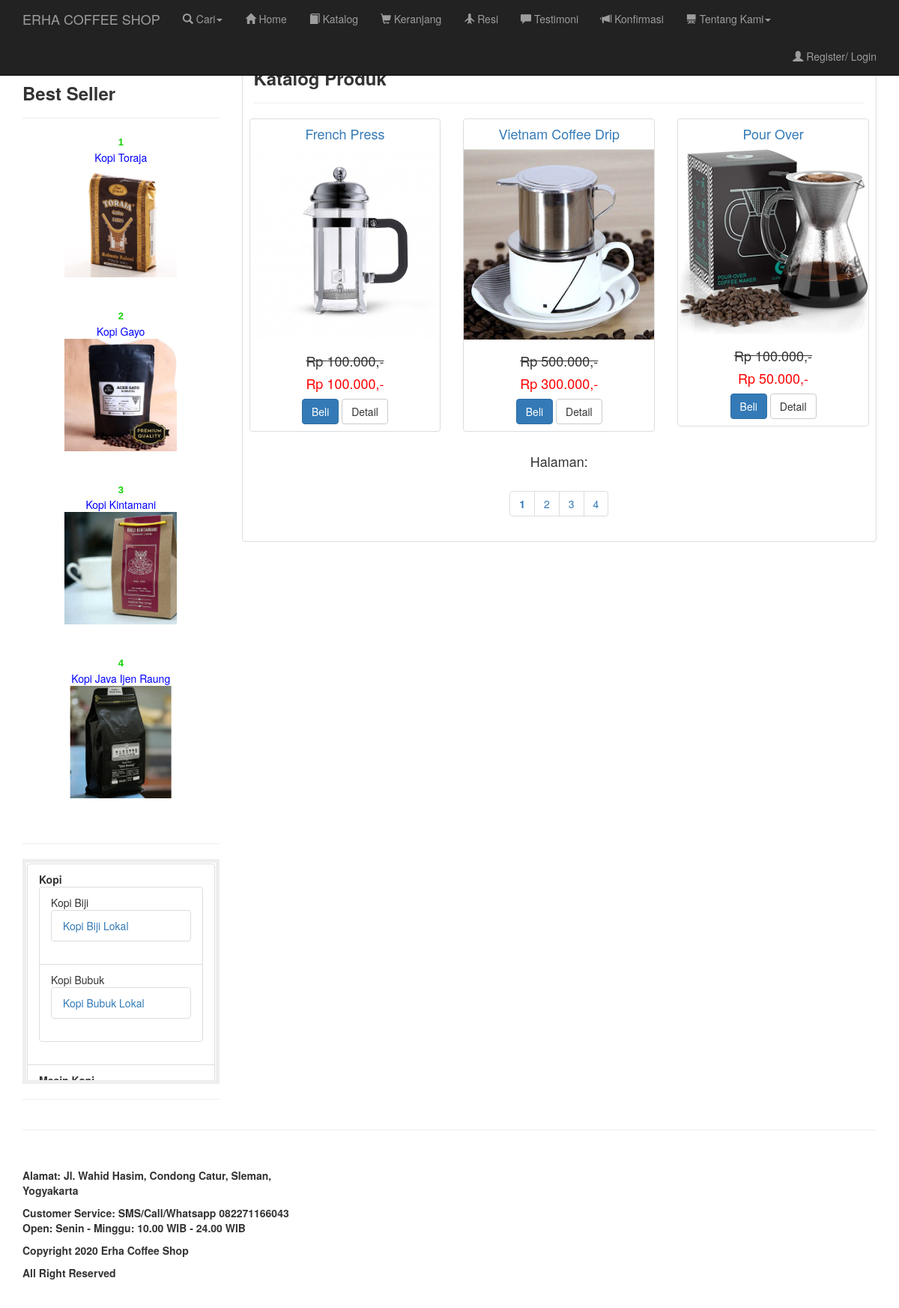
Page /katalog.php on the committed database.
### tables this page shows
CREATE TABLE `setting` (
  `id_setting` int(11) NOT NULL,
  `judul_setting` varchar(100) NOT NULL,
  `isi_setting` text NOT NULL,
  `updater` varchar(100) NOT NULL,
  `jam_update` time NOT NULL,
  `tgl_update` date NOT NULL
);

CREATE TABLE `navigasi` (
  `id_nav` int(11) NOT NULL,
  `judul` varchar(100) NOT NULL,
  `judul_seo` varchar(100) NOT NULL,
  `isi` text NOT NULL,
  `seo_deskripsi` text NOT NULL,
  `seo_keywords` text NOT NULL,
  `jam_update` time NOT NULL,
  `tgl_update` date NOT NULL,
  `updater` text NOT NULL
);

CREATE TABLE `produk` (
  `id_produk` int(11) NOT NULL,
  `nama_produk` varchar(300) NOT NULL,
  `judul_seo` varchar(300) NOT NULL,
  `seo_keywords` varchar(300) NOT NULL,
  `seo_deskripsi` varchar(300) NOT NULL,
  `deskripsi` text NOT NULL,
  `warna` varchar(100) NOT NULL,
  `berat` varchar(10) NOT NULL,
  `kat` int(11) NOT NULL,
  `subkat` int(11) NOT NULL,
  `supersubkat` int(11) NOT NULL,
  `harga` varchar(50) NOT NULL,
  `diskon` int(11) NOT NULL,
  `harga_diskon` varchar(50) NOT NULL,
  `stok` int(11) NOT NULL,
  `garansi` varchar(25) NOT NULL,
  `uploader` varchar(200) NOT NULL,
  `updater` varchar(200) NOT NULL,
  `jam_upload` time NOT NULL,
  `tgl_upload` date NOT NULL,
  `jam_update` time NOT NULL,
  `tgl_update` date NOT NULL,
  `img` text NOT NULL
);

CREATE TABLE `bseller` (
  `id_bs` int(11) NOT NULL,
  `no_urut` int(11) NOT NULL,
  `judul_bs` int(11) NOT NULL,
  `jam_upload` time NOT NULL,
  `tgl_upload` date NOT NULL,
  `jam_update` time NOT NULL,
  `tgl_update` date NOT NULL,
  `uploader` text NOT NULL,
  `updater` text NOT NULL
);

CREATE TABLE `kategori` (
  `id_kat` int(3) NOT NULL,
  `judul_kat` varchar(100) NOT NULL
);

CREATE TABLE `subkat` (
  `id_subkat` int(3) NOT NULL,
  `id_kat` int(3) NOT NULL,
  `judul_subkat` varchar(100) NOT NULL
);

CREATE TABLE `supersubkat` (
  `id_supersubkat` int(3) NOT NULL,
  `id_kat` int(3) NOT NULL,
  `id_subkat` int(3) NOT NULL,
  `judul_supersubkat` varchar(50) NOT NULL,
  `kategori_seo` varchar(50) NOT NULL
);

### fungsi/base_url.php (called while the page is built, shortened)
<?php
if (!function_exists('base_url')) {
    function base_url($atRoot=FALSE, $atCore=FALSE, $parse=FALSE){
        if (isset($_SERVER['HTTP_HOST'])) {
            $http = isset($_SERVER['HTTPS']) && strtolower($_SERVER['HTTPS']) !== 'off' ? 'https' : 'http';
            $hostname = $_SERVER['HTTP_HOST'];
            $dir =  str_replace(basename($_SERVER['SCRIPT_NAME']), '', $_SERVER['SCRIPT_NAME']);
            $core = preg_split('@/@', str_replace($_SERVER['DOCUMENT_ROOT'], '', realpath(dirname(__FILE__))), NULL, PREG_SPLIT_NO_EMPTY);
            $core = $core[0];
            $tmplt = $atRoot ? ($atCore ? "%s://%s/%s/" : "%s://%s/") : ($atCore ? "%s://%s/%s/" : "%s://%s%s");
            $end = $atRoot ? ($atCore ? $core : $hostname) : ($atCore ? $core : $dir);
            $base_url = sprintf( $tmplt, $http, $hostname, $end );
        }
        else $base_url = 'http://localhost/';
        return $base_url;
    }
}
$base_url = base_url();
?>

### fungsi/setting.php (called while the page is built, shortened)
<?php
$query_namatoko 		= "SELECT isi_setting FROM setting WHERE id_setting = 1 ";
$hasil_namatoko			= mysqli_query($conn,$query_namatoko);
$data_namatoko  		= mysqli_fetch_array($hasil_namatoko);
$namatoko 					= $data_namatoko['isi_setting'];
$query_footer 			= "SELECT isi_setting FROM setting WHERE id_setting = 5 ";
$hasil_footer 			= mysqli_query($conn,$query_footer);
$data_footer   			= mysqli_fetch_array($hasil_footer);
$footer 						= $data_footer['isi_setting'];
?>

### fungsi/navigasi.php (called while the page is built, shortened)
<?php
$sql    		= "SELECT judul,isi,seo_deskripsi,seo_keywords FROM navigasi WHERE id_nav = 6 ";
$result 		= mysqli_query($conn,$sql);
$katalog   = mysqli_fetch_array($result);
?>

### katalog_data.php (the view)
<?php
if(isset($_GET['halaman']))
{
  $halaman = mysqli_real_escape_string($conn,$_GET['halaman']);
}
  else
  {
    $halaman = 1;
  }
$per_halaman = 3;
if($halaman > 1)
{
  $start = ($halaman * $per_halaman - $per_halaman);
}
  else
  {
    $start = 0;
  }
$data     = mysqli_query($conn, "SELECT * FROM produk ORDER BY id_produk DESC LIMIT $start, $per_halaman");
$numrows  = mysqli_num_rows($data);
?>
<?php
if($numrows > 0)
{
  while($row = mysqli_fetch_assoc($data))
  {
    $harga_normal = number_format($row['harga'], 0, ',', '.').",-";
    $harga_diskon = number_format($row['harga_diskon'], 0, ',', '.').",-";
?>
  <div class="col-md-4">
    <div class="thumbnail">
      <a href="<?php echo $base_url ?>produk/<?php echo $row['judul_seo']; ?>.html" class="title">
        <h4><?php echo $row['nama_produk']; ?></h4>
      </a>
      <img alt="<?php echo $row['nama_produk']; ?>" src="<?php echo $base_url ?>images/produk/<?php echo $row['img']; ?>"/>
      <div class="caption">
        <h4><strike>Rp <?php echo $harga_normal ?></strike></h4>
        <h4><font color="red">Rp <?php echo $harga_diskon ?></font></h4>
        <a href="<?php echo $base_url ?>beli/<?php echo $row['id_produk']; ?>" class="btn btn-primary">Beli</a>
        <a href="<?php echo $base_url ?>produk/<?php echo $row['judul_seo']; ?>.html" class="btn btn-default">Detail</a>
      </div>
    </div>
  </div>
  <?php
  }
  ?>
  <?php
  $count    = mysqli_query($conn, "SELECT * FROM produk ");
  $total    = mysqli_num_rows($count);
  $halamans = ceil($total / $per_halaman);
  echo "<div class='col-md-12'><h4 align='center'>Halaman: </h4>";
  echo "<nav align='center'><ul class='pagination'>";
  for($x = 1; $x <= $halamans; $x++)
  {
    if($halaman == $x)
    {
      echo "<li><a href='#'><b>$x</b></a>";
    }
      else
      {
        echo "<li><a href='$base_url"."katalog/halaman/".$x."/'>".$x."</a>";
      }
      echo "</li>";
  }
  echo "</ul></nav></div>";
}
  else
  {
    echo "<script>alert('Data tidak ditemukan');location.replace('$base_url')</script>";
  }
?>

### katalog.php (shortened to what this page needs)
<?php session_start();
include 'config.php';
include 'fungsi/base_url.php';
include 'fungsi/navigasi.php';
include 'fungsi/setting.php';
?>
<!DOCTYPE html>
<html lang="en">
  <head>
    <link href="<?php echo $base_url ?>template/css/bootstrap.min.css" rel="stylesheet">
    <link href="<?php echo $base_url ?>template/css/shop-item.css" rel="stylesheet">
  </head>
  <body>
    <?php include 'navbar.php'; ?>
    <div class="container">
      <div class="row">
        <div class="col-sm-9 col-sm-push-3">
          <div class="thumbnail">
            <div class="col-md-12">
              <h3><?php echo $katalog['judul']; ?></h3>
              <hr/>
            </div>
            <div class="caption-full">
              <div class="row text-center">
                <?php include 'katalog_data.php'; ?>
              </div>
            </div>
          </div>
        </div>
        <?php include 'sidebar.php'; ?>
      </div>
      <hr/>
      <?php include 'footer.php'; ?>
    </div>
  </body>
</html>

### navbar.php (shortened to what this page needs)
<nav class="navbar navbar-inverse navbar-fixed-top" role="navigation">
  <div class="container" style="">
    <div class="navbar-header">
      <a class="navbar-brand"  href="<?php echo $base_url ?>"><?php echo $namatoko ?></a>
    </div>
    <div class="collapse navbar-collapse" id="bs-example-navbar-collapse-1">
      <ul class="nav navbar-nav" >
        <li class="dropdown">
          <a href="#" class="dropdown-toggle" data-toggle="dropdown" role="button" aria-haspopup="true" aria-expanded="false">
            <span class='glyphicon glyphicon-search' aria-hidden='true'></span> Cari<span class="caret"></span>
          </a>
        </li>
        <li>
          <a href='<?php echo $base_url ?>index.html'>
            <span class='glyphicon glyphicon-home' aria-hidden='true'></span> Home
          </a>
        </li>
        <li>
          <a href='<?php echo $base_url ?>katalog.html'>
            <span class='glyphicon glyphicon-book' aria-hidden='true'></span> Katalog
          </a>
        </li>
        <li>
          <a href='<?php echo $base_url ?>keranjang.html'>
            <span class='glyphicon glyphicon-shopping-cart' aria-hidden='true'></span> Keranjang
          </a>
        </li>
        <li>
          <a href='<?php echo $base_url ?>resi.html'>
            <span class='glyphicon glyphicon-plane' aria-hidden='true'></span> Resi
          </a>
        </li>
        <li>
          <a href='<?php echo $base_url ?>testimoni.html'>
            <span class='glyphicon glyphicon-comment' aria-hidden='true'></span> Testimoni
          </a>
        </li>
        <li>
          <a href='<?php echo $base_url ?>konfirmasi.html'>
            <span class='glyphicon glyphicon-bullhorn' aria-hidden='true'></span> Konfirmasi
          </a>
        </li>
        <li class="dropdown">
          <a href="#" class="dropdown-toggle" data-toggle="dropdown" role="button" aria-haspopup="true" aria-expanded="false">
            <span class='glyphicon glyphicon-blackboard' aria-hidden='true'></span> Tentang Kami<span class="caret"></span>
          </a>
        </li>
      </ul>
      <ul class="nav navbar-nav navbar-right">
      <li>
        <a title='Keranjang Belanja' href='<?php echo $base_url ?>keranjang.html'>
        </a>
      </li>
        <?php
        if(isset($_SESSION['id_customer']))
        {
          echo "
          <li class='dropdown'>
            <a href='#' class='dropdown-toggle' data-toggle='dropdown' role='button' aria-haspopup='true' aria-expanded='false'>
              <span class='glyphicon glyphicon-user' aria-hidden='true'></span> Hai, ".$sesen_username." <span class='caret'></span>
            </a>
            <ul class='dropdown-menu'>
              <li>
                <a href='$base_url"."logout'>
                  <span class='glyphicon glyphicon-log-out' aria-hidden='true'></span> Logout
                </a>
              </li>
            </ul>
          </li>";
        }
        else
        {
          echo "<li><a href='$base_url"."register.html'><span class='glyphicon glyphicon-user' aria-hidden='true'></span> Register/ Login</a></li>";
        }
        ?>
      </ul>
    </div>
  </div>
</nav>

### modul/mod_bseller.php (shortened to what this page needs)
<h3>Best Seller</h3>
<hr/>
<div align="center">
  <marquee direction="up" height="175" width="160" scrollamount="3" scrolldelay="1" onMouseOut="this.start()" onMouseOver="this.stop()">
    <p align="center">
    <?php
    $sql    = "SELECT a.id_bs, a.no_urut, a.jam_upload, a.tgl_upload, a.uploader,
              b.nama_produk AS judul_bs, c.img AS img, d.judul_seo AS judul_seo
              FROM bseller a
              LEFT JOIN produk b ON b.id_produk = a.judul_bs
              LEFT JOIN produk c ON c.img = b.img
              LEFT JOIN produk d ON d.id_produk = c.id_produk
              ORDER BY a.id_bs ASC";
    $result = mysqli_query($conn, $sql);
    if (mysqli_num_rows($result) > 0)
    {
      while ($data = mysqli_fetch_array($result))
      {
        echo "<b><font face='arial' size='2' color=red'>".$data['no_urut']."</font></b>
              <a href='$base_url"."produk/".$data['judul_seo'].".html' class='info'>
                <br><font color='blue'>".$data['judul_bs']."</font><br>
                <img id='image' src='$base_url"."images/produk/".$data['img']." ' title='".$data['judul_bs']."' alt='".$data['judul_bs']."' style='width:150px; height:150px;' valign='top'/>
              </a>
              <br />
              <br />
              <br />
              ";
      }
    }
    else
    {
      echo "<div id='description'>Belum ada data.</div>";
    }
    ?>
    </p>
  </marquee>
</div>

### modul/mod_kategori.php
<div class="list-group" style="overflow:auto;height:300px;padding:1px;margin:10px auto;border:5px solid #eee">
  <?php
  include "config.php";
  $sql = "SELECT * FROM kategori ORDER BY judul_kat ASC";
  $result = mysqli_query($conn, $sql);
  if (mysqli_num_rows($result) > 0)
  {
    echo '<ul class="list-group">';
    while ($row = mysqli_fetch_assoc($result))
    {
      $id_kat = $row['id_kat'];
      $sql2 = "SELECT * FROM subkat WHERE id_kat='$id_kat'";
      $result2 = mysqli_query($conn, $sql2);
      echo '<li class="list-group-item"><b>'.$row['judul_kat'].'</b>';
        echo '<ul class="list-group">';
          while($row2 = mysqli_fetch_assoc($result2))
          {
            $id_subkat = $row2['id_subkat'];
            $sql3 = "SELECT * FROM supersubkat WHERE id_subkat ='$id_subkat'";
            $result3 = mysqli_query($conn, $sql3);
            echo '<li class="list-group-item">'.$row2['judul_subkat'];
                echo '<ul class="list-group">';
                  while($row3 = mysqli_fetch_assoc($result3))
                  {
                    echo "<li class='list-group-item'><a href='$base_url"."kategori/$row3[kategori_seo]'>".$row3['judul_supersubkat']."</a></li>";
                  }
                echo '</ul>';
            echo '</li>';
          }
        echo '</ul>';
      echo '</li>';
    }
    echo '</ul>';
  }
  ?>
</div>

### footer.php
<footer>
  <div class="row">
      <div class="col-sm-4">
        <?php echo $footer ?>
      </div>
      </div>
</footer>

### template/css/shop-item.css (style rules this page uses)
body { padding-top: 70px; }
.thumbnail { padding: 0; }
.thumbnail .caption-full { padding: 9px; color: #333; }
footer { margin: 50px 0; }

### rows in the picture
setting: isi_setting "ERHA COFFEE SHOP"
navigasi: judul "Katalog Produk"
produk: nama_produk "French Press", img (picture), harga "100.000,-", harga_diskon "100.000,-"
produk: nama_produk "Vietnam Coffee Drip", img (picture), harga "500.000,-", harga_diskon "300.000,-"
produk: nama_produk "Pour Over", img (picture), harga "100.000,-", harga_diskon "50.000,-"
bseller: no_urut "1", produk.nama_produk "Kopi Toraja", produk.img (picture)
bseller: no_urut "2", produk.nama_produk "Kopi Gayo", produk.img (picture)
bseller: no_urut "3", produk.nama_produk "Kopi Kintamani", produk.img (picture)
bseller: no_urut "4", produk.nama_produk "Kopi Java Ijen Raung", produk.img (picture)
kategori: judul_kat "Kopi"
subkat: judul_subkat "Kopi Biji"
supersubkat: judul_supersubkat "Kopi Biji Lokal"
subkat: judul_subkat "Kopi Bubuk"
supersubkat: judul_supersubkat "Kopi Bubuk Lokal"
kategori: judul_kat "Mesin Kopi"
setting: isi_setting "Alamat: Jl. Wahid Hasim, Condong Catur, Sleman, Yogyakarta Customer Service: SMS/Call/Whatsapp 082271166043 Open: Senin - Minggu: 10.00 WIB - 24.00 WIB Copyright 2020 Erha Coffee Shop All Right Reserved"
